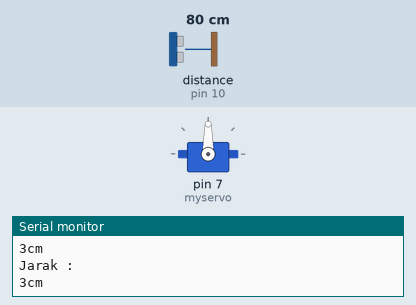
The sketch below on a simulated Arduino Uno, built with avr-gcc and run on an emulated ATmega328P. Shown: servo, the last lines printed to the serial monitor. Wiring (inferred from the names in the program): ultrasonic range finder: trigger pin 11; echo pin 10. The test bench sets the inputs (shaded band); at power-on: distance to the obstacle (sensor on pin 10) 80 cm. The echo pulse lasts 58.3 µs per cm.

Above: at 1.2 s.
1.3 s: distance to the obstacle (sensor on pin 10) set to 218 cm
2.8 s: distance to the obstacle (sensor on pin 10) set to 227 cm
At 3.4 s:
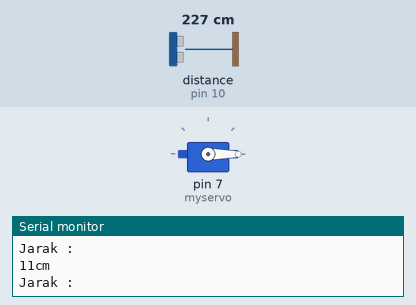
4.3 s: distance to the obstacle (sensor on pin 10) set to 2 cm
At 4.8 s:
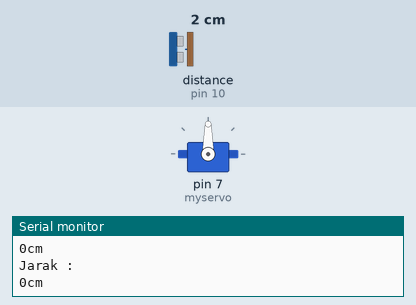
5.9 s: distance to the obstacle (sensor on pin 10) set to 250 cm
At 6.7 s:
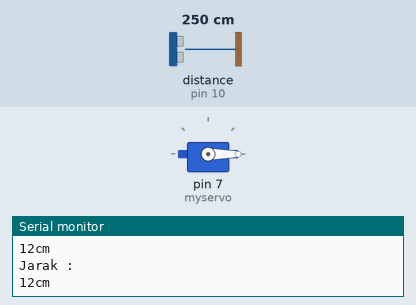
Timing chart, 0 to 8.4 s (numbered marks = the images above; inputs shaded):
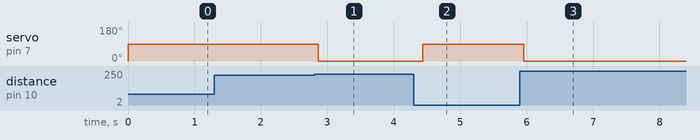

The sketch:

Gilang_T4_sampah2.ino
```cpp
#include <Servo.h>
#define trig_pin 11
#define echo_pin 10

Servo myservo;
int pos = 0;

void setup()
{
  myservo.attach(7);
  myservo.write(0);
  pinMode(trig_pin, OUTPUT);
  pinMode(echo_pin, INPUT);
  Serial.begin(9600);
}

void loop()
{
  long duration, distance;
  digitalWrite(trig_pin, LOW);
  delayMicroseconds(2);
  digitalWrite(trig_pin, HIGH);
  delayMicroseconds(8);
  digitalWrite(trig_pin, LOW);

  duration = pulseIn(echo_pin, HIGH);
  distance = (duration/2) / 588.10;

  if(distance <= 10)
  {
    myservo.write(90);

  }
  else
  {
    myservo.write(0);

  }
  Serial.println("Jarak : ");
  Serial.print(distance);
  Serial.println("cm");
  delay(250);
}
```

Measured:
- the behaviour switches between 222 and 223 cm on distance to the obstacle (sensor on pin 10) (found by bisection; images 0 and 1)
- after the input at 2.8 s, servo on pin 7 (myservo): 90° → 0° after 0.06 s
- after the input at 4.3 s, servo on pin 7 (myservo): 0° → 90° after 0.14 s
- after the input at 5.9 s, servo on pin 7 (myservo): 90° → 0° after 0.06 s
